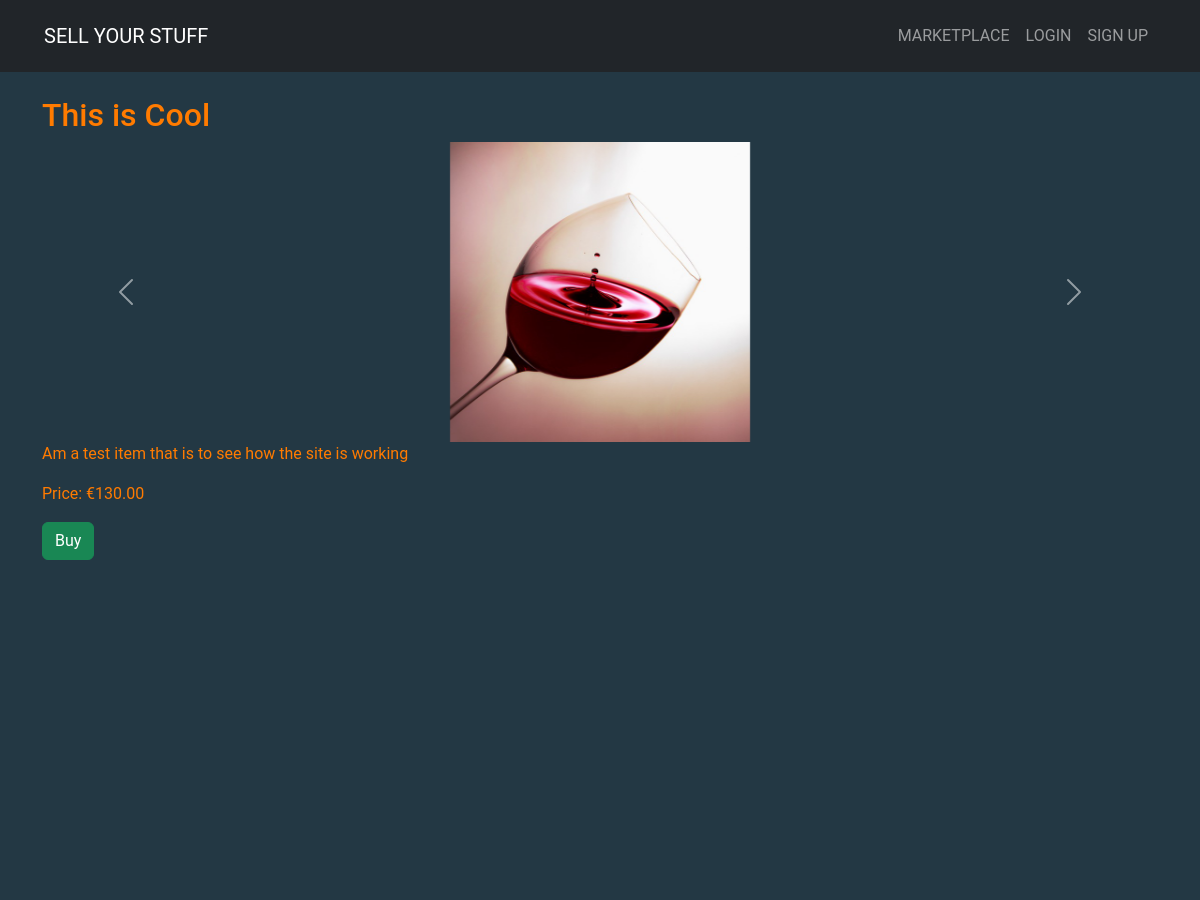
Page /sales/4/ (upper part) on the earlier database version.
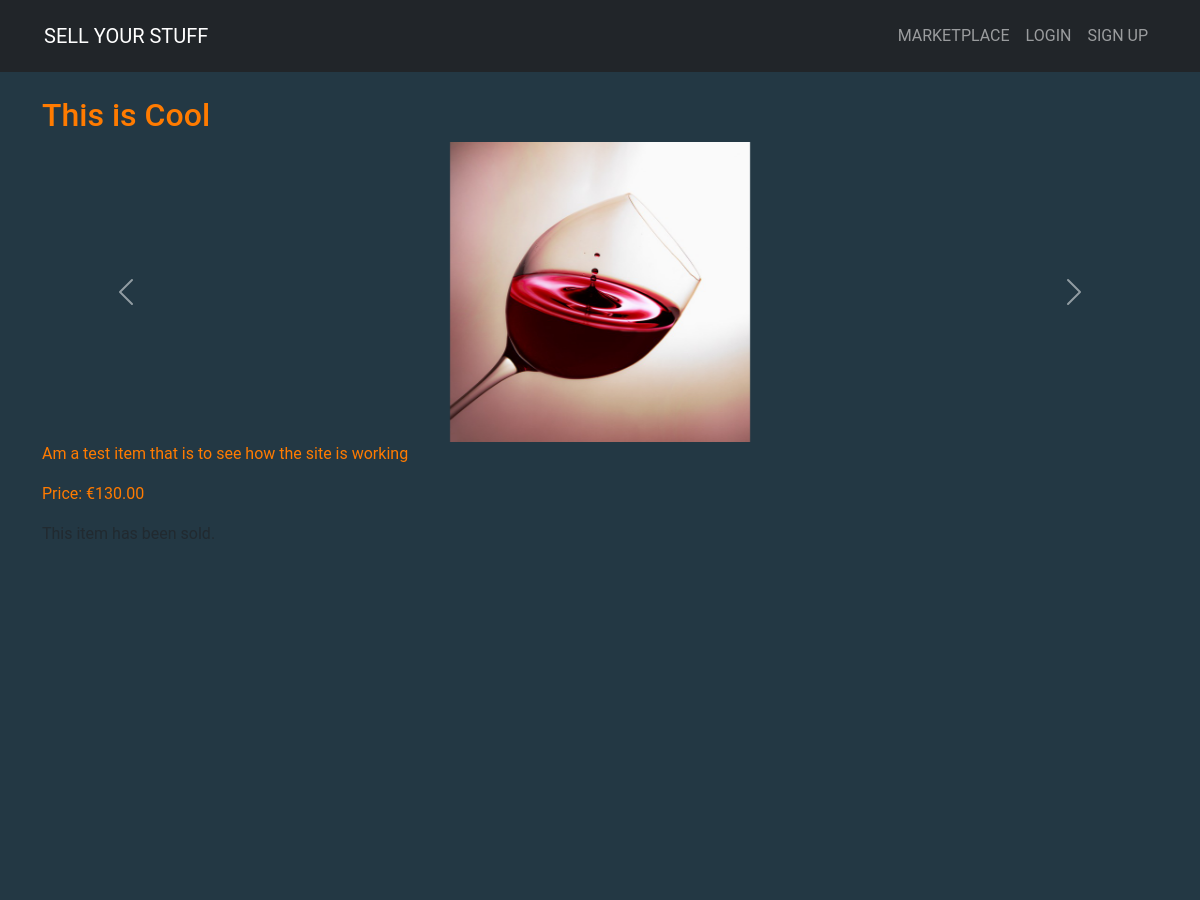
Same page on the later database version.
### sales/views.py (the view)
# urls.py: path("<int:sale_id>/", views.sale_detail, name="sale_detail"),
def sale_detail(request, sale_id):
    sale = get_object_or_404(Sale, id=sale_id)
    return render(request, "sales/sale_detail.html", {"sale": sale})

### sales/templates/sales/sale_detail.html (shortened to what this page needs)
{% extends "base.html" %}
{% block content %}
  <h2>{{ sale.title }}</h2>
  {% if sale.image or sale.image_1 or sale.image_2 or sale.image_3 %}
    <div id="saleCarousel" class="carousel slide" data-bs-ride="carousel">
      <div class="carousel-inner">
        {% if sale.image %}
          <div class="carousel-item active">
            <img src="{{ sale.image.url }}"
                 alt="{{ sale.title }}"
                 class="d-block w-100 sale-image"
                 width=""
                 height="" />
          </div>
        {% endif %}
      </div>
      <button class="carousel-control-prev"
              type="button"
              data-bs-target="#saleCarousel"
              data-bs-slide="prev">
        <span class="carousel-control-prev-icon" aria-hidden="true"></span>
      </button>
      <button class="carousel-control-next"
              type="button"
              data-bs-target="#saleCarousel"
              data-bs-slide="next">
        <span class="carousel-control-next-icon" aria-hidden="true"></span>
      </button>
    </div>
  {% endif %}
  <p>{{ sale.description }}</p>
  <p>Price: €{{ sale.price }}</p>
  {% if user == sale.user %}
    <a href="{% url 'sale_update' sale.id %}" class="btn btn-warning">Edit</a>
    <form method="post" action="{% url 'sale_delete' sale.id %}" class="inline-form">
        {% csrf_token %}
        <button type="submit" class="btn btn-danger">Delete</button>
    </form>
{% elif sale.status == "available" %}
    <a href="{% url 'buy_product' sale.id %}" class="btn btn-success">Buy</a>
{% else %}
    <p class="text-muted">This item has been sold.</p>
{% endif %}
{% endblock content %}

Differences in the rows shown:
changed Sale "This is Cool": status "available" → "sold" (drawn)
Other differences:
text no longer shown: "Buy"
